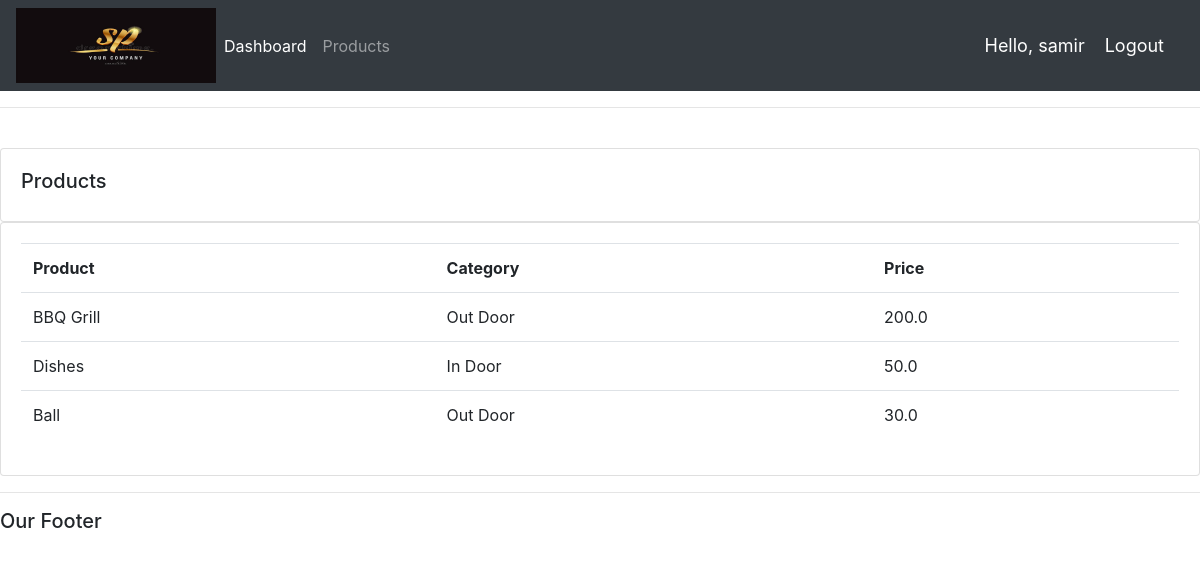
Screenshot of /products/ (signed in) with the database file from the repository.
### accounts/models.py (models this page shows, shortened)
class Product(models.Model):
    CATEGORY = (
        ('In Door','In Door'),
        ('Out Door','Out Door')
    )
    name = models.CharField(max_length=200, null = True)
    price = models.FloatField(null=True)
    category = models.CharField(max_length=200, null = True,choices=CATEGORY)
    description = models.CharField(max_length=200, null = True, blank=True)
    date_created = models.DateTimeField(auto_now_add=True)
    tags = models.ManyToManyField(Tag)

### accounts/decorators.py (the view)
        def wrapper_func(request, *args, **kwargs):
            group = None
            if request.user.groups.exists():
                group = request.user.groups.all()[0].name
            if group in allowed_roles:
                return view_func(request, *args, **kwargs)
            else:
                return HttpResponse('You are not authorized to view this page')

### accounts/views.py (called while the page is built)
@login_required(login_url ='login')
@allowed_users(allowed_roles=['admin'])
def products(request):
    products = Product.objects.all()
    return render(request, 'accounts/products.html', {'products': products})

### accounts/templates/accounts/products.html
{% extends 'accounts/main.html' %}
{% block content %}
<br>
<div class="row">
    <div class="col-md">
        <div class="card card-body">
            <h5>Products</h5>
        </div>
        <div class="card card-body">
            <table class="table">
                <tr>
                    <th>Product</th>
                    <th>Category</th>
                    <th>Price</th>
                </tr>
                {% for i in products %}
                    <tr>
                        <td>{{i.name}}</td>
                        <td>{{i.category}}</td>
                        <td>{{i.price}}</td>
                    </tr>
                {% endfor %}
            </table>
        </div>
    </div>
</div>
{% endblock %}

### accounts/templates/accounts/navbar.html (shortened to what this page needs)
{% load static %}
<nav class="navbar navbar-expand-lg navbar-dark bg-dark">
  <img src= "{% static '/images/logo.png'%}" height="75" width="200">
    <div class="collapse navbar-collapse" id="navbarNav">
      <ul class="navbar-nav">
        {% if request.user.is_staff %}
        <li class="nav-item active">
          <a class="nav-link" href="{% url 'home' %}">Dashboard</a>
        </li>
        <li class="nav-item">
          <a class="nav-link" href="{% url 'products' %}">Products</a>
        </li>
        {% else %}
        <li class="nav-item">
          <a class="nav-link" href="{% url 'account' %}">Settings</a>
        </li>
        {% endif %}
      </ul>
    </div>
    <span class="hello-msg">Hello, {{request.user}}</span>
    <span><a class="hello-msg" href="{% url 'logout' %}">Logout</a></span>
  </nav>

### static/css/main.css (style rules this page uses)
body { background-color: #ebeff5; }

### accounts/templates/accounts/navbar.html (style rules this page uses)
.hello-msg { font-size: 18px; color: #fff; margin-right: 20px; }

### rows the page displays
Product: name "BBQ Grill", category "Out Door", price "200.0"
Product: name "Dishes", category "In Door", price "50.0"
Product: name "Ball", category "Out Door", price "30.0"

### other values shown
{{ request.user }} "samir"
